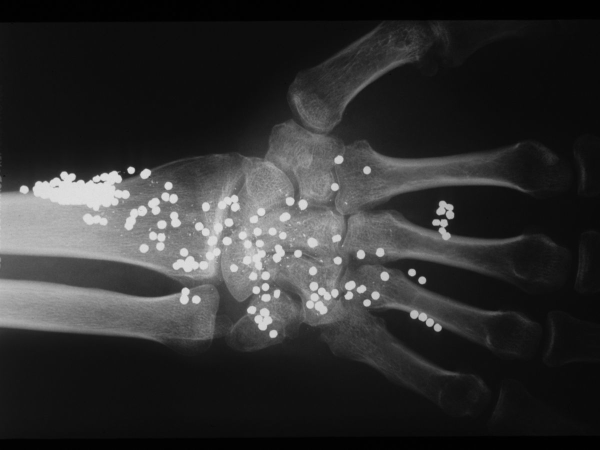
#> input picture shotgun_injury.jpg, 1200 x 899 px (shown at 1/2 size)
$ jupyter execute X_ray.ipynb
#> lines starting #> are read from the running program, lines starting #| are printed output that depends on the picture
[cell 1]
import numpy as np
import cv2
import matplotlib.pyplot as plt

[cell 2]
im01 = cv2.imread('shotgun_injury.jpg', cv2.IMREAD_COLOR)
#> im01 is the input picture: shape (899, 1200, 3); min 0, max 232, mean 48.4

im01_gray = cv2.cvtColor(im01, cv2.COLOR_BGR2GRAY)

kernel = np.ones((3, 3), np.uint8)
im0 = cv2.morphologyEx(im01_gray, cv2.MORPH_OPEN, kernel)

im1 = cv2.morphologyEx(im0, cv2.MORPH_GRADIENT, kernel)
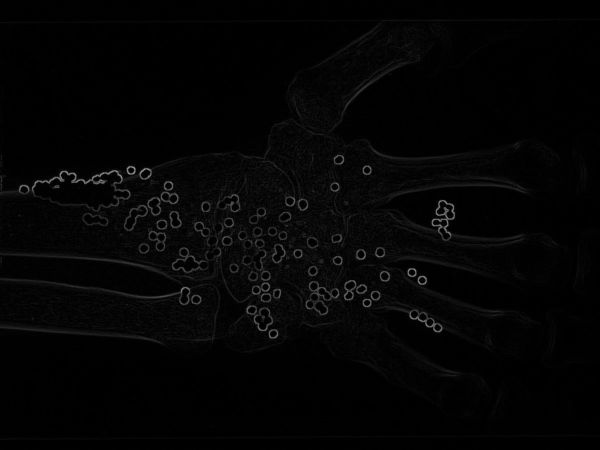
#> im1: shape (899, 1200) (shown at 1/2 size); min 0, max 173, mean 4.2

im0_gray = im0
im1_gray = im1

im0_gray_resized = cv2.resize(im0_gray, (50, 50))
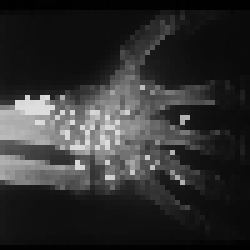
#> im0_gray_resized: shape (50, 50) (shown 5 times larger); min 1, max 222, mean 47.8
im1_gray_resized = cv2.resize(im1_gray, (50, 50))
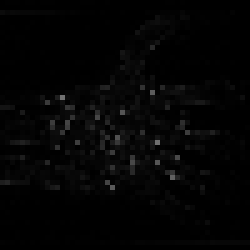
#> im1_gray_resized: shape (50, 50) (shown 5 times larger); min 0, max 114, mean 4

empty_image = np.zeros((50, 50, 2), dtype=np.uint8)

bitwise_and = cv2.bitwise_and(im0_gray_resized, im1_gray_resized)
bitwise_xor = cv2.bitwise_xor(im0_gray_resized, im1_gray_resized)
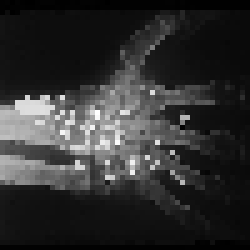
#> bitwise_xor: shape (50, 50) (shown 5 times larger); min 0, max 255, mean 48.2

empty_image[:, :, 0] = bitwise_and
empty_image[:, :, 1] = bitwise_xor

plt.figure(figsize=(12, 6))

plt.subplot(1, 2, 1)
plt.imshow(empty_image[:, :, 0], cmap='gray')
plt.title('Bitwise AND Result')

plt.subplot(1, 2, 2)
plt.imshow(empty_image[:, :, 1], cmap='gray')
plt.title('Bitwise XOR Result')

plt.tight_layout()
plt.show()
